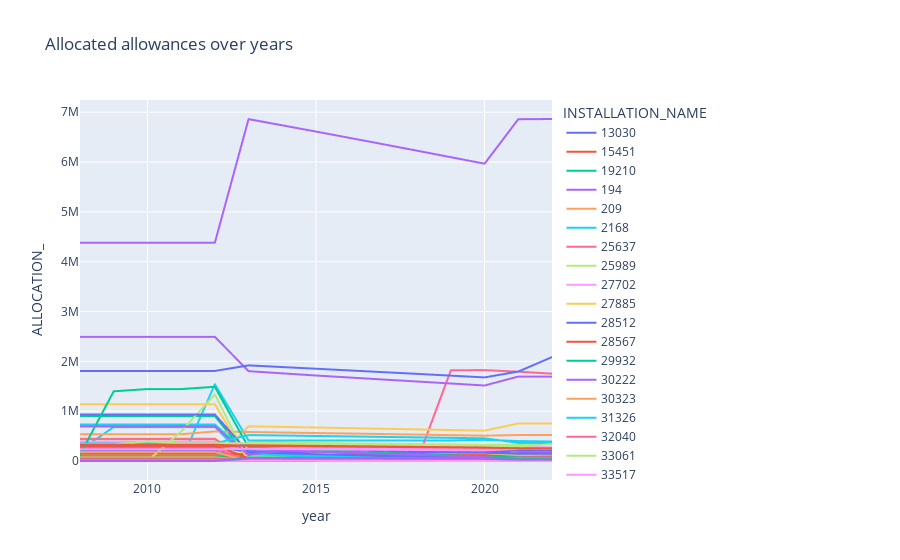

Notebook code cell kept with this figure:
### Code cell
# plotly lineplot ALLOCATION_ over year for each INSTALLATION_NAME
fig = px.line(df_free_allowances_melted, x="year", y="ALLOCATION_", color='INSTALLATION_NAME', title='Allocated allowances over years')
fig.show()
